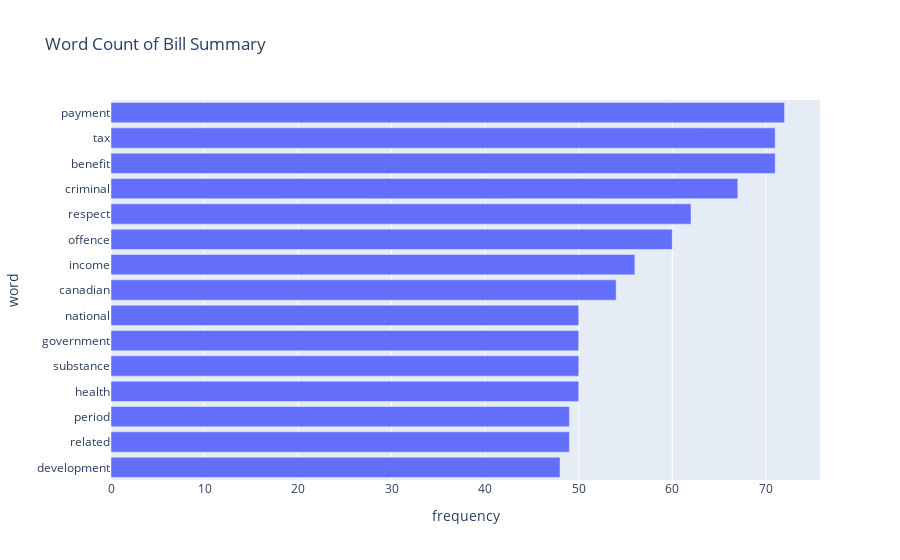

Write notebook code for a chart like this one.
### Code cell
import plotly.express as px
l3=l2.head(15)
#print(l3)
l3 = l3.sort_values(by=l3.columns[1], ascending=[True])
fig12 = px.bar(l3, x="frequency", y="word", orientation='h',title="Word Count of Bill Summary")
fig12.show()

### Figure 1 — Plotly figure (JSON) as saved in the notebook; plotly's stock layout.template omitted (floating-point values rounded to 4 significant figures)
{"data": [{"alignmentgroup": "True", "hovertemplate": "frequency=%{x}<br>word=%{y}<extra></extra>", "legendgroup": "", "marker": {"color": "#636efa", "pattern": {"shape": ""}}, "name": "", "offsetgroup": "", "orientation": "h", "showlegend": false, "textposition": "auto", "type": "bar", "x": [48, 49, 49, 50, 50, 50, 50, 54, 56, 60, 62, 67, 71, 71, 72], "xaxis": "x", "y": ["development", "related", "period", "health", "substance", "government", "national", "canadian", "income", "offence", "respect", "criminal", "benefit", "tax", "payment"], "yaxis": "y"}], "layout": {"autosize": true, "barmode": "relative", "legend": {"tracegroupgap": 0}, "title": {"text": "Word Count of Bill Summary"}, "xaxis": {"anchor": "y", "autorange": true, "domain": [0, 1], "range": [0, 75.79], "title": {"text": "frequency"}, "type": "linear"}, "yaxis": {"anchor": "x", "autorange": true, "domain": [0, 1], "range": [-0.5, 14.5], "title": {"text": "word"}, "type": "category"}}}
